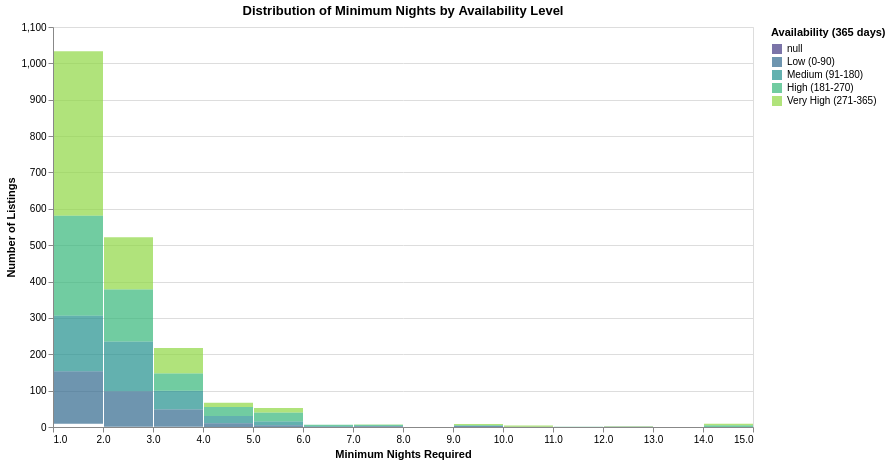

Notebook source saved alongside this figure:
### Code cell
color_order = ['null'] + categorical_order

alt.Chart(df_filtered1).mark_bar(opacity=0.7,  stroke=None   ).encode(
    x=alt.X('minimum_nights:Q', 
            bin=alt.Bin(maxbins=20),
            title='Minimum Nights Required'),
    y=alt.Y('count()', title='Number of Listings'),
    color=alt.Color('availability_category:N',
                    title='Availability (365 days)',
                    scale=alt.Scale(scheme='viridis', domain=color_order), sort=color_order  ),
    order=alt.Order('availability_order:Q'),
    tooltip=[
        alt.Tooltip('minimum_nights:Q', bin=True, title='Minimum Nights'),
        alt.Tooltip('count()', title='Count'),
        alt.Tooltip('availability_category:N', title='Availability Level')
    ]
).properties(
    width=700,
    height=400,
    title='Distribution of Minimum Nights by Availability Level'
).interactive()

### Figure 1 — Vega-Lite specification as saved in the notebook (floating-point values rounded to 4 significant figures; data arrays with more than 128 entries replaced by an {"elided": "..."} marker saying what was removed)
{"config": {"view": {"continuousWidth": 300, "continuousHeight": 300}}, "data": {"name": "data-2afd9ab8d06ce0006f62ad6bff33af92"}, "mark": {"type": "bar", "opacity": 0.7, "stroke": null}, "encoding": {"color": {"field": "availability_category", "scale": {"domain": ["null", "Low (0-90)", "Medium (91-180)", "High (181-270)", "Very High (271-365)"], "scheme": "viridis"}, "sort": ["null", "Low (0-90)", "Medium (91-180)", "High (181-270)", "Very High (271-365)"], "title": "Availability (365 days)", "type": "nominal"}, "order": {"field": "availability_order", "type": "quantitative"}, "tooltip": [{"bin": true, "field": "minimum_nights", "title": "Minimum Nights", "type": "quantitative"}, {"aggregate": "count", "title": "Count", "type": "quantitative"}, {"field": "availability_category", "title": "Availability Level", "type": "nominal"}], "x": {"bin": {"maxbins": 20}, "field": "minimum_nights", "title": "Minimum Nights Required", "type": "quantitative"}, "y": {"aggregate": "count", "title": "Number of Listings", "type": "quantitative"}}, "height": 400, "params": [{"name": "param_13", "select": {"type": "interval", "encodings": ["x", "y"]}, "bind": "scales"}], "title": "Distribution of Minimum Nights by Availability Level", "width": 700, "$schema": "https://vega.github.io/schema/vega-lite/v5.20.1.json", "datasets": {"data-2afd9ab8d06ce0006f62ad6bff33af92": {"elided": "1928 records"}}}
